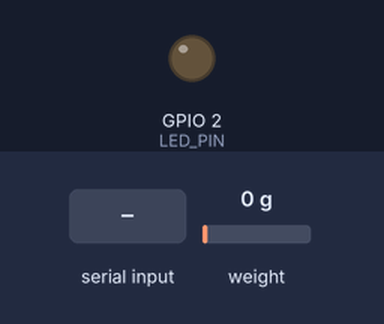
Bench run of a sketch on a simulated ESP32. Parts: output pins drawn as LEDs (lit = HIGH). Dashed ring = blinking. The test bench sets the inputs (shaded band); at power-on: weight on the scale 0 g. The ROS host is connected and sends only what is stated; EEPROM starts erased; what the sketch prints to the serial monitor is not drawn.

Above: at 4.6 s.
4.7 s: "c90\n" received over Serial
At 5.4 s:
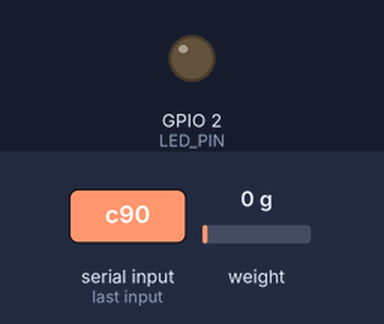
6.2 s: "y90\n" received over Serial
At 8.8 s:
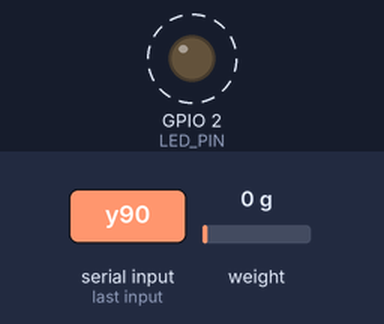
9.2 s: "c,45\n" received over Serial
At 10.2 s:
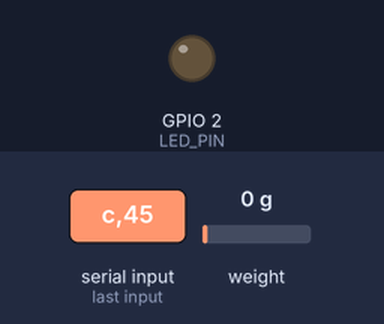
10.7 s: "y,45\n" received over Serial
At 11.3 s:
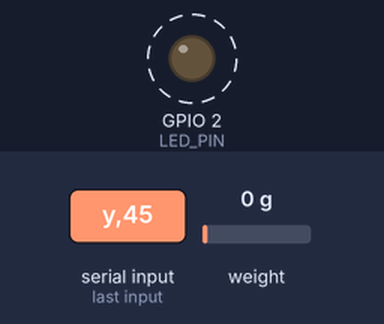
Timing chart, 0 to 14.7 s (numbered marks = the images above; inputs shaded):
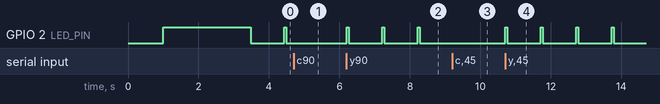

Measured:
- after the input at 4.7 s, GPIO 2 (LED_PIN): stays LOW (without the input it goes to HIGH after 0.75 s)
- after the input at 6.2 s, GPIO 2 (LED_PIN): alternates HIGH for 0.05 s and LOW for 0.96 s, starting at once
- after the input at 9.2 s, GPIO 2 (LED_PIN): stops changing and stays LOW
- after the input at 10.7 s, GPIO 2 (LED_PIN): alternates HIGH for 0.05 s and LOW for 0.96 s, starting at once

The sketch:

weight_sensor_microros.ino
```cpp
/*
   ESP32 + HX711 로드셀 + micro-ROS 무게 측정 코드
   무게 측정 값을 ROS2 토픽으로 퍼블리시
*/

#include <micro_ros_arduino.h>
#include <HX711_ADC.h>
#include <rcl/rcl.h>
#include <rclc/rclc.h>
#include <rclc/executor.h>
#include <std_msgs/msg/float32.h>
#include <geometry_msgs/msg/twist.h>
#include <stdio.h>
#include <EEPROM.h>

// 핀 설정
const int HX711_dout = 4; // mcu > HX711 dout pin
const int HX711_sck = 18;  // mcu > HX711 sck pin

// ESP32 내장 LED 핀 (보드에 따라 다를 수 있음)
#ifdef LED_BUILTIN
const int LED_PIN = LED_BUILTIN;
#else
const int LED_PIN = 2;  // ESP32 Dev Module 기본 LED 핀
#endif

// HX711 객체 생성
HX711_ADC LoadCell(HX711_dout, HX711_sck);

// micro-ROS 관련 변수
rcl_node_t node;
rcl_publisher_t publisher;
std_msgs__msg__Float32 weight_msg;
rclc_executor_t executor;
rcl_allocator_t allocator;
rclc_support_t support;
rcl_init_options_t init_options;

// EEPROM 캘리브레이션 값 주소
const int calVal_eepromAdress = 0;

// 무게 측정 관련 변수
unsigned long lastPublishTime = 0;
const unsigned long publishInterval = 1000; // 1초마다 퍼블리시

// micro-ROS 에러 핸들러
#define RCCHECK(fn) { rcl_ret_t temp_rc = fn; if((temp_rc != RCL_RET_OK)){error_loop();}}
#define RCSOFTCHECK(fn) { rcl_ret_t temp_rc = fn; if((temp_rc != RCL_RET_OK)){}}

void error_loop(){
  while(1){
    digitalWrite(LED_PIN, !digitalRead(LED_PIN));
    delay(100);
  }
}

void setup() {
  Serial.begin(115200);
  delay(1000);
  Serial.println("=== ESP32 무게 센서 micro-ROS 시작 ===");

  // LED 핀 설정
  pinMode(LED_PIN, OUTPUT);
  digitalWrite(LED_PIN, HIGH);

  // HX711 초기화
  LoadCell.begin();
  unsigned long stabilizingtime = 2000;
  boolean _tare = true;
  LoadCell.start(stabilizingtime, _tare);

  if (LoadCell.getTareTimeoutFlag() || LoadCell.getSignalTimeoutFlag()) {
    Serial.println("❌ 오류: HX711 연결을 확인하세요!");
    while (1);
  }

  // EEPROM에서 캘리브레이션 값 불러오기
  EEPROM.begin(512);
  float calibrationValue;
  EEPROM.get(calVal_eepromAdress, calibrationValue);

  if (calibrationValue == 0 || isnan(calibrationValue)) {
    Serial.println("⚠️  경고: EEPROM에 캘리브레이션 값이 없습니다!");
    Serial.println("   먼저 캘리브레이션을 진행하세요.");
    calibrationValue = 1.0; // 기본값
  } else {
    Serial.print("✅ EEPROM에서 캘리브레이션 값 로드: ");
    Serial.println(calibrationValue);
  }

  LoadCell.setCalFactor(calibrationValue);
  Serial.println("✅ 로드셀 준비 완료!");

  // micro-ROS 초기화
  Serial.println("🔧 micro-ROS 초기화 중...");

  // micro-ROS 설정
  set_microros_transports();

  allocator = rcl_get_default_allocator();

  // micro-ROS 지원 초기화
  RCCHECK(rclc_support_init(&support, 0, NULL, &allocator));

  // 노드 생성
  RCCHECK(rclc_node_init_default(&node, "esp32_weight_sensor", "", &support));

  // 퍼블리셔 생성
  RCCHECK(rclc_publisher_init_default(
    &publisher,
    &node,
    ROSIDL_GET_MSG_TYPE_SUPPORT(std_msgs, msg, Float32),
    "weight_data"));

  // 실행자 생성
  RCCHECK(rclc_executor_init(&executor, &support.context, 1, &allocator));

  Serial.println("✅ micro-ROS 초기화 완료!");
  Serial.println("📡 무게 데이터를 /weight_data 토픽으로 퍼블리시합니다.");
  Serial.println("🌐 ROS Domain ID: 26");
  Serial.println("=========================");

  digitalWrite(LED_PIN, LOW);
}

void loop() {
  static boolean newDataReady = 0;

  // 새로운 무게 데이터 확인
  if (LoadCell.update()) {
    newDataReady = true;
  }

  // 무게 측정 및 퍼블리시
  if (newDataReady && (millis() - lastPublishTime > publishInterval)) {
    float weight = LoadCell.getData();

    // 무게 값 설정
    weight_msg.data = weight;

    // ROS2 토픽으로 퍼블리시
    RCSOFTCHECK(rcl_publish(&publisher, &weight_msg, NULL));

    // 시리얼 출력
    Serial.print("📊 무게: ");
    if (abs(weight) < 0.1) {
      Serial.print("0.0 g");
    } else {
      Serial.print(weight, 1);
      Serial.print(" g");
    }
    Serial.println(" -> /weight_data 토픽으로 퍼블리시됨");

    newDataReady = 0;
    lastPublishTime = millis();

    // LED 깜빡임으로 퍼블리시 상태 표시
    digitalWrite(LED_PIN, HIGH);
    delay(50);
    digitalWrite(LED_PIN, LOW);
  }

  // micro-ROS 실행자 실행
  RCSOFTCHECK(rclc_executor_spin_some(&executor, RCL_MS_TO_NS(100)));

  // 시리얼 명령어 처리
  if (Serial.available() > 0) {
    char inByte = Serial.read();

    if (inByte == 't') {
      Serial.println("🔄 영점 조정 중...");
      LoadCell.tareNoDelay();
    }
    else if (inByte == 'r') {
      Serial.println("🔧 캘리브레이션 모드로 전환합니다.");
      Serial.println("   캘리브레이션 코드를 업로드하세요.");
    }
    else if (inByte == 'c') {
      changeCalFactor();
    }
  }

  // 영점 조정 완료 확인
  if (LoadCell.getTareStatus() == true) {
    Serial.println("✅ 영점 조정 완료!");
  }
}

// 캘리브레이션 값 수동 변경 함수
void changeCalFactor() {
  float oldCalibrationValue = LoadCell.getCalFactor();
  boolean _resume = false;

  Serial.println("=========================");
  Serial.print("현재 캘리브레이션 값: ");
  Serial.println(oldCalibrationValue);
  Serial.println("새로운 값을 입력하세요 (예: 696.0):");

  float newCalibrationValue;
  while (_resume == false) {
    if (Serial.available() > 0) {
      newCalibrationValue = Serial.parseFloat();
      if (newCalibrationValue != 0) {
        Serial.print("새로운 캘리브레이션 값: ");
        Serial.println(newCalibrationValue);
        LoadCell.setCalFactor(newCalibrationValue);
        _resume = true;
      }
    }
  }

  _resume = false;
  Serial.print("EEPROM에 저장하시겠습니까? (y/n): ");

  while (_resume == false) {
    if (Serial.available() > 0) {
      char inByte = Serial.read();
      if (inByte == 'y') {
        EEPROM.begin(512);
        EEPROM.put(calVal_eepromAdress, newCalibrationValue);
        EEPROM.commit();
        Serial.println("✅ 값이 EEPROM에 저장되었습니다!");
        _resume = true;
      }
      else if (inByte == 'n') {
        Serial.println("❌ 값이 저장되지 않았습니다.");
        _resume = true;
      }
    }
  }
  Serial.println("=========================");
} 
```
